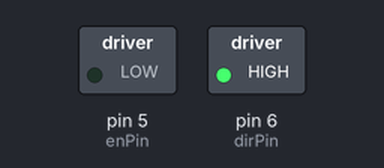
Bench run of a sketch on a simulated Arduino Uno, built with avr-gcc and run on an emulated ATmega328P. On the bench: switched loads named in the sketch (green lamp = pin HIGH). Pins used as bus, display or sensor lines are not drawn.

Above: at 1.0 s.
At 4.5 s:
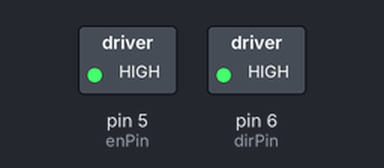
At 8.0 s:
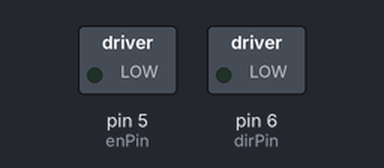
At 11.5 s:
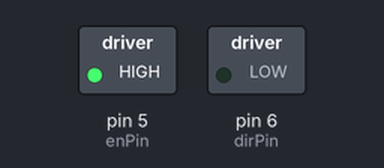
Timing chart, 0 to 18.2 s (numbered marks = the images above):
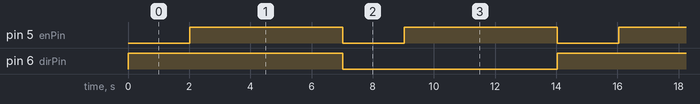

The sketch:

PruebaMotorPasoAPaso.ino
```cpp
#define stepperPin 7
#define dirPin 6
#define enPin 5
unsigned long tac;

void setup() {
  DDRD |= (1<<stepperPin) | (1<<dirPin) | (1<<enPin);
  digitalWrite(dirPin,HIGH);
  digitalWrite(enPin, LOW);
}

void loop() {
  for(int i = 0; i<1000; i++){
    digitalWrite(stepperPin,HIGH);
    delay(1);
    digitalWrite(stepperPin,LOW);
    delay(1);
    }
  digitalWrite(enPin, HIGH);
  delay(5000);
  digitalWrite(dirPin,!digitalRead(dirPin));
  digitalWrite(enPin, LOW);
}

bool esperar(uint16_t t){
  if (millis() > tac + t){
    return true;
  }
  else{
    return false;
    }
}
```

Measured:
- by itself, pin 5 (enPin): alternates HIGH for 5.0 s and LOW for 2.0 s
- by itself, pin 6 (dirPin): alternates HIGH for 7.0 s and LOW for 7.0 s
- by itself, everything shown: repeats every 14.0 s, in 4 steps
